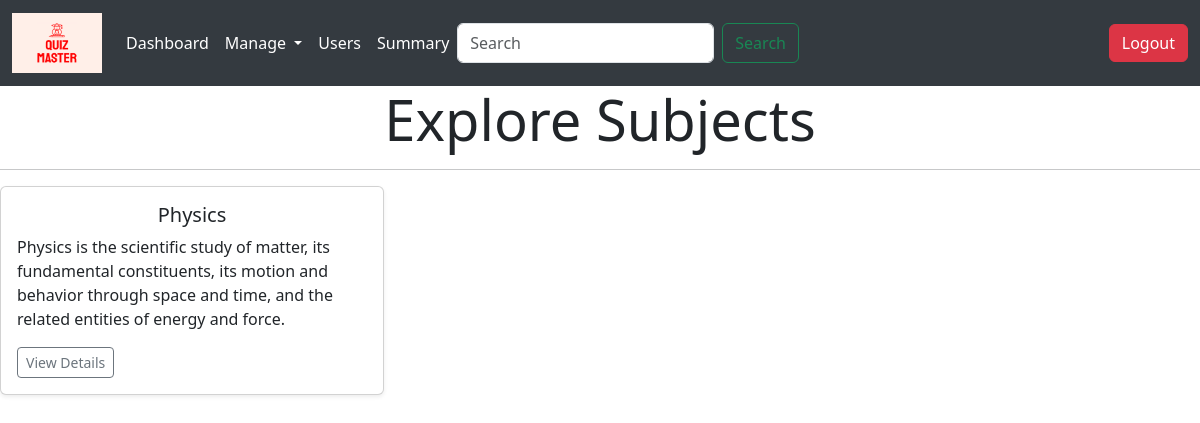
/subjects (signed in), run on an earlier commit of the app's database.
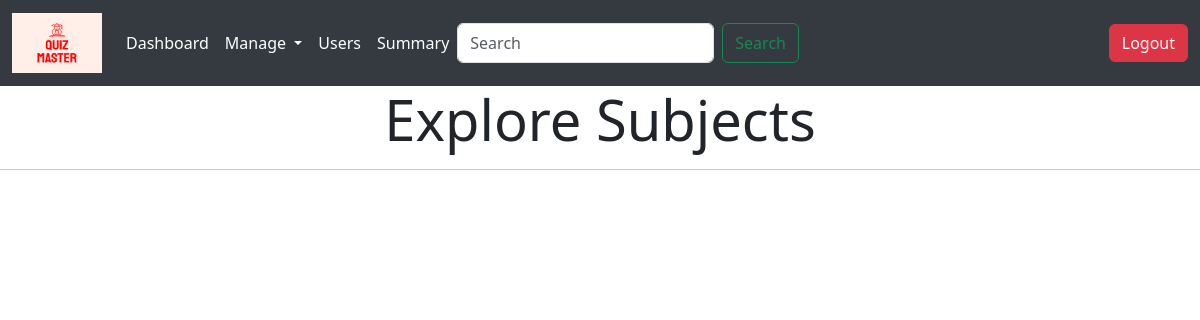
And on a later commit of the database.
### controller/models.py (models this page shows)
class Subject(db.Model):
    id = db.Column(db.Integer,primary_key = True, autoincrement = True)
    name = db.Column(db.String(128), unique = True, nullable = False)
    description = db.Column(db.Text)
    chapters = db.relationship('Chapter', backref = 'subject', lazy = True)

### controller/user_routes.py (the view)
@app.route('/subjects')
@login_required
def subjects(): # URL for displaying all the subjects
    subjects = Subject.query.all()
    return render_template('subjects.html', subjects=subjects)

### controller/authorization_routes.py (called while the page is built)
@login_manager.user_loader
def load_user(user_id):
    return User.query.get(int(user_id))

### templates/subjects.html (shortened to what this page needs)
{% extends 'base.html' %}
{% block content %}
    <h1 class="display-4 text-center">Explore Subjects</h1>
    <hr>
    <div class="row">
        {% for subject in subjects %}
            <div class="col-md-4">
                <div class="card mb-4 shadow-sm">
                    <div class="card-body">
                        <h5 class="card-title text-center" >{{ subject.name }}</h5>
                        <p class="card-text">{{ subject.description }}</p>
                        <div class="d-flex justify-content-between align-items-center">
                            <div class="btn-group">
                                <a href="{{ url_for('subject_details', subject_id=subject.id) }}" class="btn btn-sm btn-outline-secondary">View Details</a>
                            </div>
                        </div>
                    </div>
                </div>
            </div>
        {% endfor %}
    </div>
{% endblock %}

What changed in the data, as far as the page shows it:
removed Subject: name "Physics", description "Physics is the scientific study of matter, its fundamental constituents, its motion and behavior through space and time, and the related entities of energy and force."
